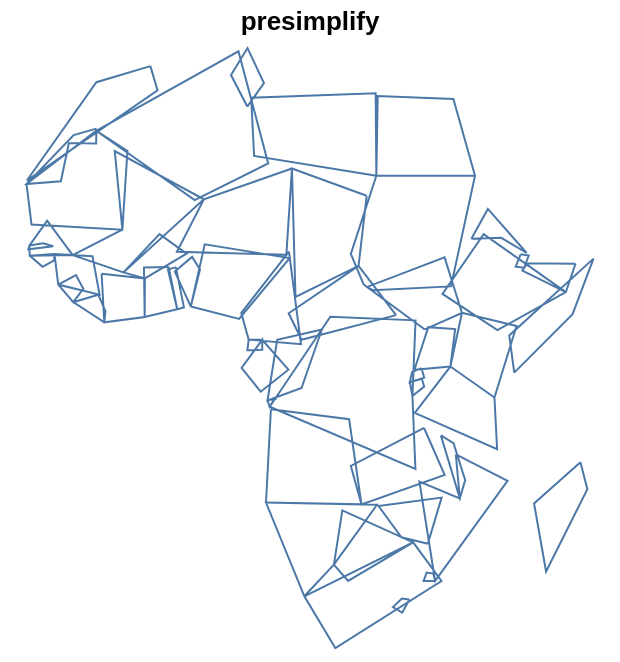

This figure's Vega-Lite source:
### Vega-Lite specification from a JSON file in a GitHub repository (floating-point values rounded to 4 significant figures; data arrays with more than 128 entries replaced by an {"elided": "..."} marker saying what was removed)
{"background": "transparent", "view": {"fill": "transparent"}, "config": {"view": {"continuousWidth": 400, "continuousHeight": 300}}, "data": {"name": "data-9b4e0f6864f93441a0adbaa7fdc4ab3b", "format": {"mesh": "data", "type": "topojson"}}, "mark": {"type": "geoshape", "filled": false}, "projection": {"reflectY": true, "type": "identity"}, "title": "presimplify", "width": 300, "$schema": "https://vega.github.io/schema/vega-lite/v4.8.1.json", "datasets": {"data-9b4e0f6864f93441a0adbaa7fdc4ab3b": {"type": "Topology", "objects": {"data": {"geometries": [{"id": "1", "type": "Polygon", "properties": {"continent": "Africa", "gdp_md_est": 150600, "iso_a3": "TZA", "name": "Tanzania", "pop_est": 53950935}, "bbox": [29.34, -11.72, 40.32, -0.95], "arcs": [[-7, 0]]}, {"id": "2", "type": "Polygon", "properties": {"continent": "Africa", "gdp_md_est": 906.5, "iso_a3": "ESH", "name": "W. Sahara", "pop_est": 603253}, "bbox": [-17.06, 21.0, -8.665, 27.66], "arcs": [[1, 2]]}, {"id": "11", "type": "Polygon", "properties": {"continent": "Africa", "gdp_md_est": 66010, "iso_a3": "COD", "name": "Dem. Rep. Congo", "pop_est": 83301151}, "bbox": [12.18, -13.26, 31.17, 5.256], "arcs": [[3, 4]]}, {"id": "12", "type": "Polygon", "properties": {"continent": "Africa", "gdp_md_est": 4719, "iso_a3": "SOM", "name": "Somalia", "pop_est": 7531386}, "bbox": [40.98, -1.683, 51.13, 12.02], "arcs": [[5]]}, {"id": "13", "type": "Polygon", "properties": {"continent": "Africa", "gdp_md_est": 152700, "iso_a3": "KEN", "name": "Kenya", "pop_est": 47615739}, "bbox": [33.89, -4.677, 41.86, 5.506], "arcs": [[6, 7, 8]]}, {"id": "14", "type": "Polygon", "properties": {"continent": "Africa", "gdp_md_est": 176300, "iso_a3": "SDN", "name": "Sudan", "pop_est": 37345935}, "bbox": [21.94, 8.229, 38.41, 22], "arcs": [[9, -84, 10]]}, {"id": "15", "type": "Polygon", "properties": {"continent": "Africa", "gdp_md_est": 30590, "iso_a3": "TCD", "name": "Chad", "pop_est": 12075985}, "bbox": [13.54, 7.422, 23.89, 23.41], "arcs": [[11, 12, 13]]}, {"id": "25", "type": "Polygon", "properties": {"continent": "Africa", "gdp_md_est": 739100, "iso_a3": "ZAF", "name": "South Africa", "pop_est": 54841552}, "bbox": [16.34, -34.82, 32.83, -22.09], "arcs": [[14, 15], [16]]}, {"id": "26", "type": "Polygon", "properties": {"continent": "Africa", "gdp_md_est": 6019, "iso_a3": "LSO", "name": "Lesotho", "pop_est": 1958042}, "bbox": [27.0, -30.65, 29.33, -28.65], "arcs": [[16]]}, {"id": "48", "type": "Polygon", "properties": {"continent": "Africa", "gdp_md_est": 28330, "iso_a3": "ZWE", "name": "Zimbabwe", "pop_est": 13805084}, "bbox": [25.26, -22.27, 32.85, -15.51], "arcs": [[17]]}, {"id": "49", "type": "Polygon", "properties": {"continent": "Africa", "gdp_md_est": 35900, "iso_a3": "BWA", "name": "Botswana", "pop_est": 2214858}, "bbox": [19.9, -26.83, 29.43, -17.66], "arcs": [[18, 19]]}, {"id": "50", "type": "Polygon", "properties": {"continent": "Africa", "gdp_md_est": 25990, "iso_a3": "NAM", "name": "Namibia", "pop_est": 2484780}, "bbox": [11.73, -29.05, 25.08, -16.94], "arcs": [[20, 21, 22]]}, {"id": "51", "type": "Polygon", "properties": {"continent": "Africa", "gdp_md_est": 39720, "iso_a3": "SEN", "name": "Senegal", "pop_est": 14668522}, "bbox": [-17.63, 12.33, -11.47, 16.6], "arcs": [[23, 24, 25]]}, {"id": "52", "type": "Polygon", "properties": {"continent": "Africa", "gdp_md_est": 38090, "iso_a3": "MLI", "name": "Mali", "pop_est": 17885245}, "bbox": [-12.17, 10.1, 4.27, 24.97], "arcs": [[26]]}, {"id": "53", "type": "Polygon", "properties": {"continent": "Africa", "gdp_md_est": 16710, "iso_a3": "MRT", "name": "Mauritania", "pop_est": 3758571}, "bbox": [-17.06, 14.62, -4.923, 27.4], "arcs": [[27, 28, 29]]}, {"id": "54", "type": "Polygon", "properties": {"continent": "Africa", "gdp_md_est": 24310, "iso_a3": "BEN", "name": "Benin", "pop_est": 11038805}, "bbox": [0.7723, 6.142, 3.797, 12.24], "arcs": [[30]]}, {"id": "55", "type": "Polygon", "properties": {"continent": "Africa", "gdp_md_est": 20150, "iso_a3": "NER", "name": "Niger", "pop_est": 19245344}, "bbox": [0.2956, 11.66, 15.9, 23.47], "arcs": [[31, 32]]}, {"id": "56", "type": "Polygon", "properties": {"continent": "Africa", "gdp_md_est": 1089000, "iso_a3": "NGA", "name": "Nigeria", "pop_est": 190632261}, "bbox": [2.692, 4.241, 14.58, 13.87], "arcs": [[33]]}, {"id": "57", "type": "Polygon", "properties": {"continent": "Africa", "gdp_md_est": 77240, "iso_a3": "CMR", "name": "Cameroon", "pop_est": 24994885}, "bbox": [8.489, 1.728, 16.01, 12.86], "arcs": [[34, 35]]}, {"id": "58", "type": "Polygon", "properties": {"continent": "Africa", "gdp_md_est": 11610, "iso_a3": "TGO", "name": "Togo", "pop_est": 7965055}, "bbox": [-0.04978, 5.929, 1.865, 11.02], "arcs": [[36, 37]]}, {"id": "59", "type": "Polygon", "properties": {"continent": "Africa", "gdp_md_est": 120800, "iso_a3": "GHA", "name": "Ghana", "pop_est": 27499924}, "bbox": [-3.244, 4.71, 1.06, 11.1], "arcs": [[38, 39, 40]]}, {"id": "60", "type": "Polygon", "properties": {"continent": "Africa", "gdp_md_est": 87120, "iso_a3": "CIV", "name": "Côte d'Ivoire", "pop_est": 24184810}, "bbox": [-8.603, 4.338, -2.562, 10.52], "arcs": [[41]]}, {"id": "61", "type": "Polygon", "properties": {"continent": "Africa", "gdp_md_est": 16080, "iso_a3": "GIN", "name": "Guinea", "pop_est": 12413867}, "bbox": [-15.13, 7.309, -7.832, 12.59], "arcs": [[42, 43]]}, {"id": "62", "type": "Polygon", "properties": {"continent": "Africa", "gdp_md_est": 2851, "iso_a3": "GNB", "name": "Guinea-Bissau", "pop_est": 1792338}, "bbox": [-16.68, 11.04, -13.7, 12.63], "arcs": [[44, 45]]}, {"id": "63", "type": "Polygon", "properties": {"continent": "Africa", "gdp_md_est": 3881, "iso_a3": "LBR", "name": "Liberia", "pop_est": 4689021}, "bbox": [-11.44, 4.356, -7.54, 8.541], "arcs": [[46, 47, 48]]}, {"id": "64", "type": "Polygon", "properties": {"continent": "Africa", "gdp_md_est": 10640, "iso_a3": "SLE", "name": "Sierra Leone", "pop_est": 6163195}, "bbox": [-13.25, 6.786, -10.23, 10.05], "arcs": [[49, 50]]}, {"id": "65", "type": "Polygon", "properties": {"continent": "Africa", "gdp_md_est": 32990, "iso_a3": "BFA", "name": "Burkina Faso", "pop_est": 20107509}, "bbox": [-5.471, 9.611, 2.177, 15.12], "arcs": [[51, 52]]}, {"id": "66", "type": "Polygon", "properties": {"continent": "Africa", "gdp_md_est": 3206, "iso_a3": "CAF", "name": "Central African Rep.", "pop_est": 5625118}, "bbox": [14.46, 2.268, 27.37, 11.14], "arcs": [[53, 54]]}, {"id": "67", "type": "Polygon", "properties": {"continent": "Africa", "gdp_md_est": 30270, "iso_a3": "COG", "name": "Congo", "pop_est": 4954674}, "bbox": [11.09, -5.038, 18.45, 3.728], "arcs": [[55, 56]]}, {"id": "68", "type": "Polygon", "properties": {"continent": "Africa", "gdp_md_est": 35980, "iso_a3": "GAB", "name": "Gabon", "pop_est": 1772255}, "bbox": [8.798, -3.979, 14.43, 2.327], "arcs": [[57]]}, {"id": "69", "type": "Polygon", "properties": {"continent": "Africa", "gdp_md_est": 31770, "iso_a3": "GNQ", "name": "Eq. Guinea", "pop_est": 778358}, "bbox": [9.306, 1.01, 11.29, 2.284], "arcs": [[58, 59]]}, {"id": "70", "type": "Polygon", "properties": {"continent": "Africa", "gdp_md_est": 65170, "iso_a3": "ZMB", "name": "Zambia", "pop_est": 15972000}, "bbox": [21.89, -17.96, 33.49, -8.238], "arcs": [[60, 61]]}, {"id": "71", "type": "Polygon", "properties": {"continent": "Africa", "gdp_md_est": 21200, "iso_a3": "MWI", "name": "Malawi", "pop_est": 19196246}, "bbox": [32.69, -16.8, 35.77, -9.231], "arcs": [[62, 63]]}, {"id": "72", "type": "Polygon", "properties": {"continent": "Africa", "gdp_md_est": 35010, "iso_a3": "MOZ", "name": "Mozambique", "pop_est": 26573706}, "bbox": [30.18, -26.74, 40.78, -10.32], "arcs": [[64, 65, 66]]}, {"id": "73", "type": "Polygon", "properties": {"continent": "Africa", "gdp_md_est": 11060, "iso_a3": "SWZ", "name": "eSwatini", "pop_est": 1467152}, "bbox": [30.68, -27.29, 32.07, -25.66], "arcs": [[67]]}, {"id": "74", "type": "MultiPolygon", "properties": {"continent": "Africa", "gdp_md_est": 189000, "iso_a3": "AGO", "name": "Angola", "pop_est": 29310273}, "bbox": [11.64, -17.93, 24.08, -4.438], "arcs": [[[68, 69, 70]], [[71, 72, 73]]]}, {"id": "75", "type": "Polygon", "properties": {"continent": "Africa", "gdp_md_est": 7892, "iso_a3": "BDI", "name": "Burundi", "pop_est": 11466756}, "bbox": [29.02, -4.5, 30.75, -2.348], "arcs": [[74, 75, 76]]}, {"id": "78", "type": "Polygon", "properties": {"continent": "Africa", "gdp_md_est": 36860, "iso_a3": "MDG", "name": "Madagascar", "pop_est": 25054161}, "bbox": [43.25, -25.6, 50.48, -12.04], "arcs": [[77]]}, {"id": "80", "type": "Polygon", "properties": {"continent": "Africa", "gdp_md_est": 3387, "iso_a3": "GMB", "name": "Gambia", "pop_est": 2051363}, "bbox": [-16.84, 13.13, -13.84, 13.88], "arcs": [[78]]}, {"id": "81", "type": "Polygon", "properties": {"continent": "Africa", "gdp_md_est": 130800, "iso_a3": "TUN", "name": "Tunisia", "pop_est": 11403800}, "bbox": [7.524, 30.31, 11.49, 37.35], "arcs": [[79]]}, {"id": "82", "type": "Polygon", "properties": {"continent": "Africa", "gdp_md_est": 609400, "iso_a3": "DZA", "name": "Algeria", "pop_est": 40969443}, "bbox": [-8.684, 19.06, 12.0, 37.12], "arcs": [[80]]}, {"id": "154", "type": "Polygon", "properties": {"continent": "Africa", "gdp_md_est": 9169, "iso_a3": "ERI", "name": "Eritrea", "pop_est": 5918919}, "bbox": [36.32, 12.46, 43.08, 18.0], "arcs": [[81]]}, {"id": "162", "type": "Polygon", "properties": {"continent": "Africa", "gdp_md_est": 282800, "iso_a3": "MAR", "name": "Morocco", "pop_est": 33986655}, "bbox": [-17.02, 21.42, -1.125, 35.76], "arcs": [[82]]}, {"id": "163", "type": "Polygon", "properties": {"continent": "Africa", "gdp_md_est": 1105000, "iso_a3": "EGY", "name": "Egypt", "pop_est": 97041072}, "bbox": [24.7, 22, 36.87, 31.59], "arcs": [[83, 84]]}, {"id": "164", "type": "Polygon", "properties": {"continent": "Africa", "gdp_md_est": 90890, "iso_a3": "LBY", "name": "Libya", "pop_est": 6653210}, "bbox": [9.319, 19.58, 25.16, 33.14], "arcs": [[85]]}, {"id": "165", "type": "Polygon", "properties": {"continent": "Africa", "gdp_md_est": 174700, "iso_a3": "ETH", "name": "Ethiopia", "pop_est": 105350020}, "bbox": [32.95, 3.422, 47.79, 14.96], "arcs": [[86]]}, {"id": "166", "type": "Polygon", "properties": {"continent": "Africa", "gdp_md_est": 3345, "iso_a3": "DJI", "name": "Djibouti", "pop_est": 865267}, "bbox": [41.66, 10.93, 43.32, 12.7], "arcs": [[87]]}, {"id": "167", "type": "Polygon", "properties": {"continent": "Africa", "gdp_md_est": 12250, "iso_a3": "-99", "name": "Somaliland", "pop_est": 3500000}, "bbox": [42.56, 7.997, 48.95, 11.46], "arcs": [[88, 89]]}, {"id": "168", "type": "Polygon", "properties": {"continent": "Africa", "gdp_md_est": 84930, "iso_a3": "UGA", "name": "Uganda", "pop_est": 39570125}, "bbox": [29.58, -1.443, 35.04, 4.25], "arcs": [[90]]}, {"id": "169", "type": "Polygon", "properties": {"continent": "Africa", "gdp_md_est": 21970, "iso_a3": "RWA", "name": "Rwanda", "pop_est": 11901484}, "bbox": [29.02, -2.918, 30.82, -1.135], "arcs": [[91, 92]]}, {"id": "176", "type": "Polygon", "properties": {"continent": "Africa", "gdp_md_est": 20880, "iso_a3": "SSD", "name": "S. Sudan", "pop_est": 13026129}, "bbox": [23.89, 3.509, 35.3, 12.25], "arcs": [[93, 94]]}], "type": "GeometryCollection"}}, "bbox": [-17.06, -34.8, 51.11, 37.35], "transform": {"scale": [6.817e-05, 7.215e-05], "translate": [-17.06, -34.8]}, "arcs": {"elided": "95 rows, 620 int values in total"}}}}
